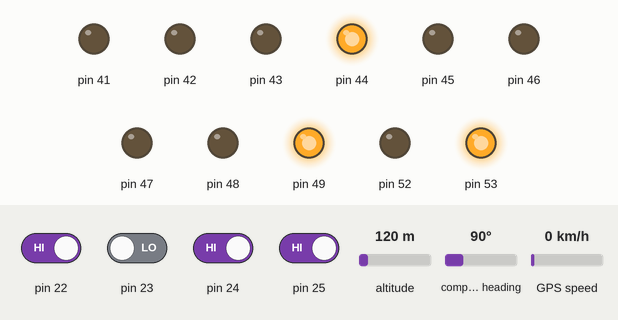
The sketch below on a simulated Arduino Mega 2560, built with avr-gcc and run on an emulated ATmega2560. Parts: output pins drawn as LEDs (lit = HIGH). Dashed ring = blinking. The inputs (shaded band) are chosen by the test bench; at power-on: pin 22, pin 24, pin 25 HIGH, pin 23 LOW, altitude 120 m, compass heading 90°, GPS speed 0 km/h. The GPS gets a fix after 3 s at 37.7749, -122.4194 with 8 satellites; the modem accepts every AT command (registered, SIM ready, sends succeed) and sends nothing else; what the sketch prints to the serial monitor is not drawn.

Above: at 6.0 s.
6.1 s: pin 22 driven LOW
At 9.5 s:
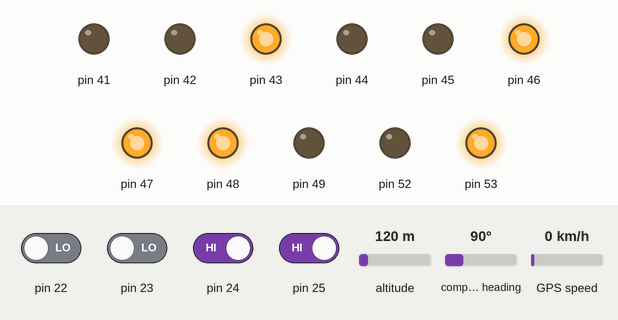
9.6 s: pin 23 driven HIGH
At 17.63 s:
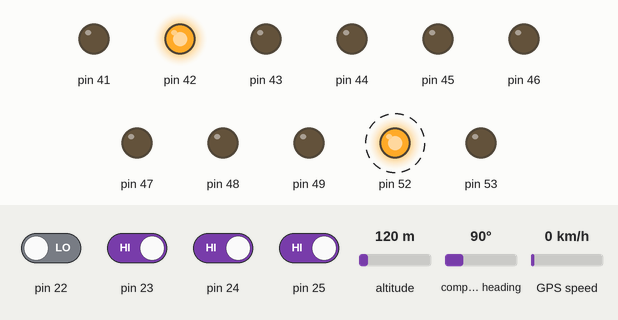
19.6 s: pin 24 driven LOW
At 23.75 s:
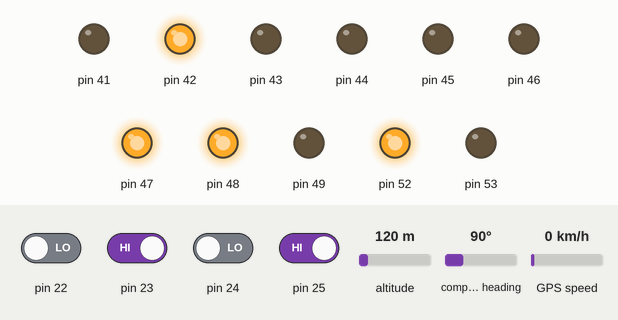
31.8 s: pin 25 driven LOW
At 40.5 s:
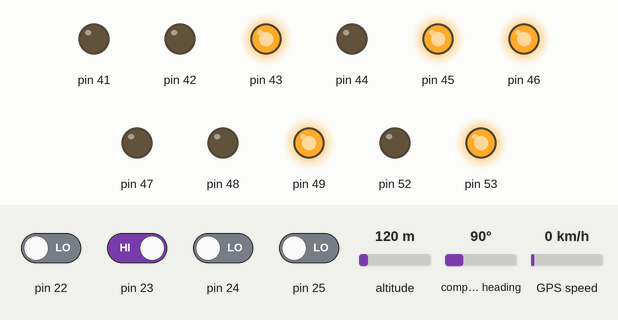
44.4 s: pin 24 driven HIGH
57.0 s: pin 22 driven HIGH
Timing chart, 0 to 70.6 s (numbered marks = the images above; inputs shaded):
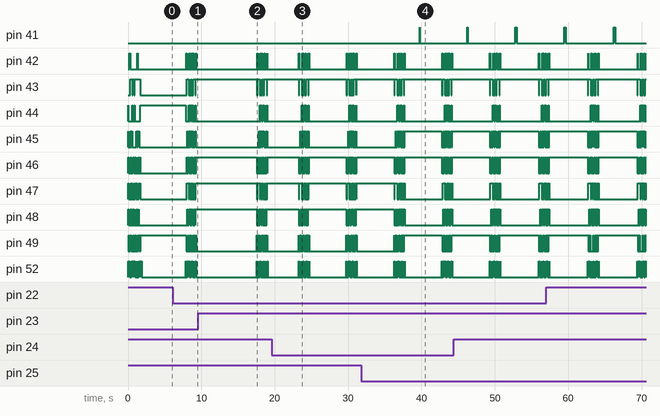

Measured:
- after the input at 31.8 s, pin 41: LOW → HIGH after 8.0 s, → LOW 0.02 s later
- by itself, pin 47: repeats every 6.8 s: LOW 0.13 s, HIGH 0.07 s, LOW 0.07 s, HIGH 0.05 s, LOW 5.4 s, HIGH 0.33 s, LOW 0.07 s, HIGH 0.18 s, LOW 0.11 s, HIGH 0.13 s, LOW 0.07 s, HIGH 0.05 s, LOW 0.11 s, HIGH 0.07 s
- by itself, pin 48: repeats every 6.8 s: LOW 0.07 s, HIGH 0.07 s, LOW 0.07 s, HIGH 0.11 s, LOW 5.5 s, HIGH 0.07 s, LOW 0.13 s, HIGH 0.11 s, LOW 0.07 s, HIGH 0.07 s, 2 × (LOW 0.07 s, HIGH 0.11 s), LOW 0.11 s, HIGH 0.07 s

The sketch:

Interface.ino
```cpp
#include <SoftwareSerial.h>
#include "TinyGPS.h"
TinyGPS gps;
long startMillis;
SoftwareSerial mySerial(9, 8);// rx of gsm ==>8  tx of gsm ==>9
//define flags which desides whether to send sms or not
//l0   ==> level below 60
//l1   ==> 60
//l2   ==> 70
//l3   ==> 80
//f    ==> for fire
//done ==> send status
bool fdone = true;


//sms contents are
//WT:   ==> for weight
//L:    ==> for level
//F:    ==> for fire
//LAT:  ==> for latitude
//LON:  ==> for longitude
float lat = 0.0, lon=0.0;
String finalsms = "SMK";
char name[] = "SMART BIN ALERT";
char name1[] = "SYSTEM !!";
//pin 22 for 60%
//pin 23 for 70%
//pin 24 for 80%
//pin 41 for buzzer
int l1, l2,l3,sm,buzz;
char level[]="LEVEL:";
char smoke[]="FIRE:";
char wt[]="Wt:";
char wtt[]="1";
char level1[] = "60";
char level2[] = "70";
char level3[] = "80";
char level0[]=  "<60";
char pr[] = "Y";
char ab[] = "N";
void setup()
{
  mySerial.begin(9600);
  Serial1.begin(9600);
  Serial.begin(9600);

  pinMode(41, OUTPUT);
  pinMode(9, INPUT);
  pinMode(8, OUTPUT);
  pinMode(53, OUTPUT);
  pinMode(52, OUTPUT);
  pinMode(22, INPUT);
  pinMode(23, INPUT);
  pinMode(24, INPUT);
  pinMode(25, INPUT);
  DDRL=B11111111;
  PORTL=B00000000;
  init_lcd();
  delay(20);
  lcd_write_string(name);
  lcd_cmd(0xC0);
  lcd_write_string(name1);
  //digitalWrite(41, HIGH);
  delay(1500);
  readLoc();
  delay(500);/*
  lcd_cmd(0x01);
  lcd_data(lat);
  lcd_cmd(0xC0);
  lcd_data(lon);
  delay(2000);*/
  //digitalWrite(41, LOW);
 }
  void loop()
  {

    digitalWrite(41, LOW);
    delay(3000);

    l1=digitalRead(22);
    l2=digitalRead(23);
    l3=digitalRead(24);
    sm=digitalRead(25);

     if(!l3)
    {
            if(!sm)

                {
                      lcd(level3,wtt,pr);
                      stat(3, wtt, 1,lat, lon);
                }
            else

                {
                      lcd(level3,wtt,ab);
                      stat(3, wtt, 0,lat, lon);
                }

           delay(20);
    }

    else if(((!l2) && (!l1))== HIGH)
    {

                      if(!sm)
                      {
                        lcd(level2,wtt,pr);
                        stat(2, wtt, 1,lat, lon);
                      }
                      else
                      {
                        lcd(level2,wtt,ab);
                        stat(3, wtt, 0,lat, lon);

                      }

            delay(20);
      }


    else if(!l1)
    {

                        if(!sm)
                        {
                          lcd(level1,wtt,pr);
                          stat(1, wtt, 1,lat, lon);

                        }
                        else
                        {
                          lcd(level1,wtt,ab);
                        }
          delay(200);
    }

    else /*if((l3 && l2 && l1))*/
    {

                              if(!sm)
                              {
                                lcd(level0,wtt,pr);
                                stat(0, wtt, 1,lat, lon);
                              }
                              else
                              {
                                lcd(level0,wtt,ab);
                              }

      delay(200);
    }
  //  delay(5000);
  }
  void lcd_cmd(char c)
  {
    PORTL=c;
    digitalWrite(53, LOW);
    digitalWrite(52, HIGH);
    delay(25);
    digitalWrite(52, LOW);
    delay(20);
  }
  void init_lcd()
  {
    lcd_cmd(0x38);
    delay(20);
    lcd_cmd(0x0E);
    delay(20);
    lcd_cmd(0x01);
    delay(20);
    lcd_cmd(0x80);
    delay(20);
  }
  void lcd_data(char d)
  {
    PORTL=d;
    digitalWrite(53, HIGH);
    digitalWrite(52, HIGH);
    delay(25);
    digitalWrite(52, LOW);
    delay(20);
  }

  void lcd_write_string(char * str)
  {
    int i=0;
    while(str[i]!='\0')
    {
      lcd_data(str[i]);
      delay(20);
      i++;
    }
  }
  void lcd(char * lv, char * w, char * smk)
  {
    char *p = lv;
    char *q = w;
    char *r = smk;

    lcd_cmd(0x01);
    lcd_cmd(0x80);
    lcd_write_string(level);
    lcd_cmd(0x86);
    lcd_write_string(p);
    lcd_cmd(0x8B);
    lcd_write_string(wt);
    lcd_cmd(0x8E);
    lcd_write_string(q);
    lcd_cmd(0xC0);
    lcd_write_string(smoke);
    lcd_cmd(0xC7);
    lcd_write_string(r);
    delay(1000);
  }

void stat(int lvl, int wgh, int fr, float lt, float ln)
{
    int f = fr;
    int l=lvl;
    int wg=wgh;
    float latt=lt;
    float longt=ln;


    String finalsms = String("L:" + String(l)+ "WT:" + String( wg) + "LAT:" + String(latt) + "LON:" + String(longt) + "F:" + String(f));
    /*Serial.println(lat);
    Serial.println(lon);*/

    delay(1000);

    if(l>=2 || f==1)
    {
      if(f == 1){
    digitalWrite(41, HIGH);
      }
      else
      {}
      if(fdone)
      {
      SendMessage(finalsms);
      fdone=false;
      }
      else
      {

      }
    }
 }

 void SendMessage(String msg)
{
  String s = String(msg);
  mySerial.println("AT+CMGF=1");
  delay(1000);
  mySerial.println("AT+CMGS=\"+917620176104\"\r");
  delay(1000);
  mySerial.println(msg);
  delay(100);
   mySerial.println((char)26);
  delay(1000);
}
void readLoc()
{
  bool newData = false;
  unsigned long chars = 0;
  unsigned short sentences, failed;

  // For one second we parse GPS data and report some key values
  for (unsigned long start = millis(); millis() - start < 1000;)
  {
    while (Serial1.available())
    {
      int c = Serial1.read();
      ++chars;
      if (gps.encode(c)) // Did a new valid sentence come in?
        newData = true;
    }
  }

  if (newData)
  {

    unsigned long age;
    gps.f_get_position(&lat, &lon, &age);

    lat == TinyGPS::GPS_INVALID_F_ANGLE ? 0.0 : lat;
    lon == TinyGPS::GPS_INVALID_F_ANGLE ? 0.0 : lon;
Serial.println(lat, 6);
Serial.println(lon, 6);
  }
  }
```
